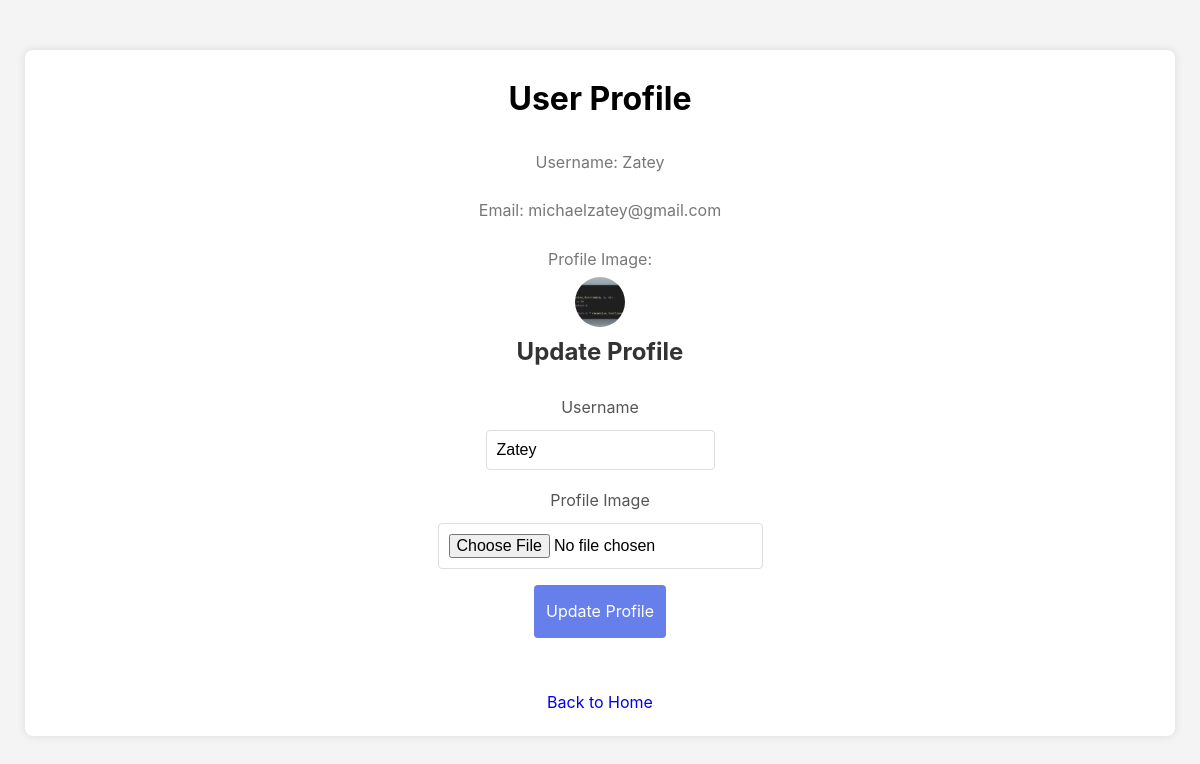
The app's page /profile (signed in) with its own data.
### app.py (models this page shows, shortened)
class User(db.Model, UserMixin):
    id = db.Column(db.Integer, primary_key=True)
    username = db.Column(db.String(20), unique=True, nullable=False)
    email = db.Column(db.String(120), unique=True, nullable=False)
    password = db.Column(db.String(60), nullable=False)
    image_file = db.Column(db.String(20), nullable=False, default='default.png')

### app.py (the view)
@app.route('/profile')
@login_required
def profile():
    return render_template('profile.html')

### app.py (called while the page is built)
@login_manager.user_loader
def load_user(user_id):
    return User.query.get(int(user_id))

### templates/profile.html (shortened to what this page needs)
<!DOCTYPE html>
<html lang="en">
<head>
    <link rel="stylesheet" href="{{ url_for('static', filename='assets/css/style.css') }}">
</head>
<body>
    <div class="container">
        <h1>User Profile</h1>
        <p>Username: {{ current_user.username }}</p>
        <p>Email: {{ current_user.email }}</p>
        <p>Profile Image:</p>
        <img src="{{ url_for('static', filename='profile_pics/' + current_user.image_file) }}" alt="Profile Image" width="250px" id="image">
        <h2>Update Profile</h2>
        <form method="POST" action="{{ url_for('update_profile') }}" enctype="multipart/form-data">
            <label for="username">Username</label>
            <input type="text" name="username" value="{{ current_user.username }}" required>
            <label for="profile_image">Profile Image</label>
            <input type="file" name="profile_image">
            <button type="submit">Update Profile</button>
        </form>
        <p><a href="{{ url_for('homepage') }}">Back to Home</a></p>
    </div>
</body>
</html>

### static/assets/css/style.css (style rules this page uses)
:root { --white: hsl(0, 0%, 100%); --fs-base: 0.85rem; --fs-1: 1.875rem; --fs-2: 1.5rem; --fs-3: 1.25rem; --fs-4: 0.875rem; --fs-5: 0.75rem; --py: 5rem; }
*, *::before, *::after { margin: 0; padding: 0; box-sizing: border-box; }
a { text-decoration: none; }
img, button { display: block; }
a, span { display: inline-block; }
button { font: inherit; border: none; background: none; cursor: pointer; }
html { font-family: "Inter", sans-serif; font-size: var(--fs-base); line-height: 1.8; }
.container { margin-inline: auto; margin: auto; padding: 0 15px; }
@media (min-width: 430px) { :root { --fs-base: 0.90rem; } }
@media (min-width: 650px) { :root { --fs-1: 2.25rem; } }
@media (min-width: 650px) { .container { padding: 0 30px; } }
@media (min-width: 768px) { .container { max-width: 800px; } }
@media (min-width: 1024px) { :root { --fs-base: 1rem; --fs-1: 3rem; } }
@media (min-width: 1024px) { .container { max-width: 1150px; } }
.blog-botton button::before, button::after { content: ''; position: absolute; top: 0; width: 0; height: 100%; transform: skew(15deg); transition: all 0.5s; overflow: hidden; z-index: -1; }
.blog-form input, textarea, button { margin-bottom: 10px; padding: 8px; border: 1px solid #ccc; border-radius: 4px; }

### templates/profile.html (style rules this page uses)
body { font-family: 'Inter', sans-serif; background-color: #f4f4f4; margin: 0; padding: 0; box-sizing: border-box; }
.container { display: flex; flex-direction: column; align-items: center; margin: 50px auto; background-color: #fff; padding: 20px; border-radius: 8px; box-shadow: 0 0 10px rgba(0, 0, 0, 0.1); }
h2 { text-align: center; color: #333; }
form { display: flex; flex-direction: column; justify-content: center; align-items: center; margin: 20px; }
label { margin-bottom: 8px; color: #555; }
input { padding: 10px; margin-bottom: 16px; border: 1px solid #ddd; border-radius: 4px; font-size: 16px; }
button { background-color: hsl(229, 76%, 66%); color: #fff; padding: 12px; border: none; border-radius: 4px; cursor: pointer; font-size: 16px; }
p { text-align: center; margin-top: 20px; color: #777; }
.container img { max-width: 100%; object-fit: cover; width: 56px; height: 56px; background: var(--action-primary); padding: 3px; border-radius: 50%; }

### records on screen
User: username "Zatey", email "michaelzatey@gmail.com", image_file (picture)
